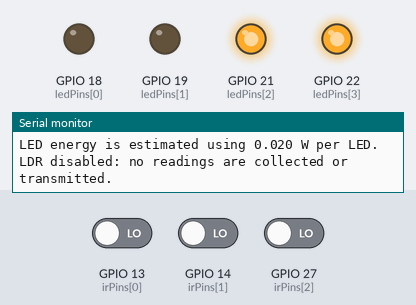
A sketch run on a simulated ESP32. Shown: output pins drawn as LEDs (lit = HIGH), the last lines printed to the serial monitor. The inputs (shaded band) are chosen by the test bench; at power-on: GPIO 27 (irPins[2]) LOW, GPIO 14 (irPins[1]) LOW, GPIO 13 (irPins[0]) LOW. WiFi joins after 1.5 s; servers stay silent unless stated; uploads are accepted with an empty reply.

Above: at 1.2 s.
1.3 s: GPIO 27 (irPins[2]) driven HIGH
At 2.3 s:
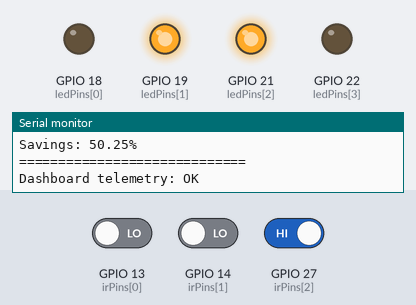
2.8 s: GPIO 14 (irPins[1]) driven HIGH
At 3.2 s:
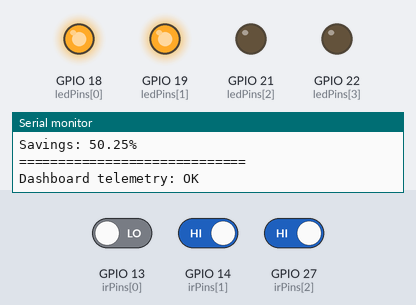
4.3 s: GPIO 13 (irPins[0]) driven HIGH
7.3 s: GPIO 13 (irPins[0]) driven LOW
At 7.7 s:
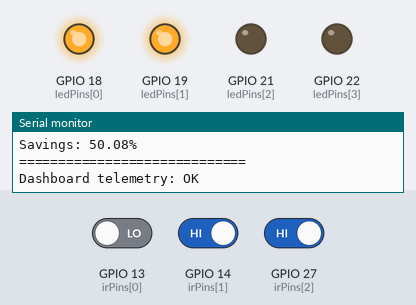
8.8 s: GPIO 14 (irPins[1]) driven LOW
At 9.8 s:
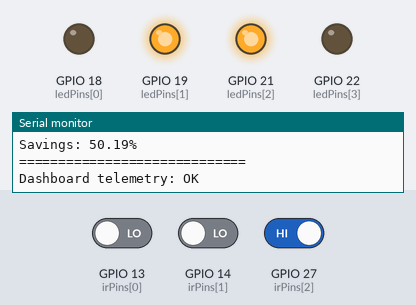
10.3 s: GPIO 13 (irPins[0]) driven HIGH and GPIO 14 (irPins[1]) driven HIGH
At 14.0 s:
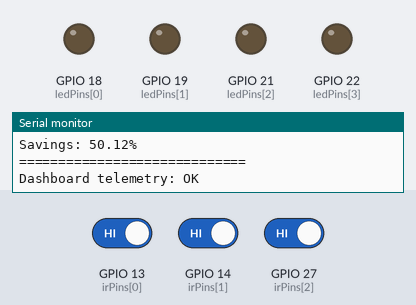
Timing chart, 0 to 14.3 s (numbered marks = the images above; inputs shaded):
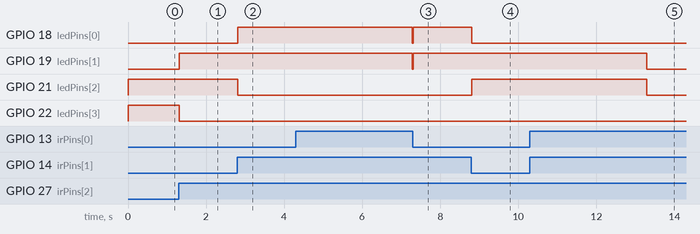

Measured:
- after the input at 1.3 s, GPIO 19 (ledPins[1]): LOW → HIGH at once; GPIO 22 (ledPins[3]): HIGH → LOW at once
- after the input at 2.8 s, GPIO 18 (ledPins[0]): LOW → HIGH at once; GPIO 21 (ledPins[2]): HIGH → LOW at once
- after the input at 4.3 s, GPIO 18 (ledPins[0]), GPIO 19 (ledPins[1]): HIGH → LOW after 3.0 s
- after the input at 7.3 s, GPIO 18 (ledPins[0]), GPIO 19 (ledPins[1]): LOW → HIGH at once
- after the input at 8.8 s, GPIO 18 (ledPins[0]): HIGH → LOW at once; GPIO 21 (ledPins[2]): LOW → HIGH at once
- after the input at 10.3 s, GPIO 19 (ledPins[1]), GPIO 21 (ledPins[2]): HIGH → LOW after 3.0 s

The sketch:

SmartStreetLighting_WiFi.ino
```cpp
#include <Arduino.h>
#include <WiFi.h>
#include <HTTPClient.h>
#include <freertos/FreeRTOS.h>
#include <freertos/task.h>
#include <freertos/queue.h>

// -------- EDIT THESE FOUR SETTINGS BEFORE UPLOADING --------
const char *WIFI_SSID = "YOUR_2_4_GHZ_WIFI_NAME";
const char *WIFI_PASSWORD = "YOUR_WIFI_PASSWORD";
// Run Start-Dashboard.cmd on your laptop and copy its ESP32 POST URL here.
// Use the laptop's Wi-Fi IP address, NOT localhost or the ESP32's address.
const char *DASHBOARD_URL = "http://10.162.20.241:8788/api/telemetry";
const char *DEVICE_KEY = "PASTE_THE_DEVICE_KEY_PRINTED_BY_THE_LAPTOP_SERVICE";

// Classic ESP32 pin mapping. Change these if your wiring is different.
const int NUM_LIGHTS = 4;
const int NUM_SENSORS = 3;
const int irPins[NUM_SENSORS] = {13, 14, 27};
const int ledPins[NUM_LIGHTS] = {18, 19, 21, 22};
const bool IR_ACTIVE_LOW = true;
const unsigned long HOLD_TIME = 3000;
const unsigned long SEND_INTERVAL = 2000;
const float LED_POWER_W = 0.020f; // Estimated electrical watts per LED.

bool ledState[NUM_LIGHTS] = {false, false, false, false};
bool vehicleDetected[NUM_SENSORS] = {false, false, false};
int activeZone = -1;
unsigned long lastDetectionTime = 0;
double smartEnergyWs = 0;
double normalEnergyWs = 0;
double ledEnergyWs[NUM_LIGHTS] = {0, 0, 0, 0};
unsigned long lastUpdate = 0;
unsigned long lastPrint = 0;
unsigned long lastSend = 0;
const bool nightMode = true; // Manual night mode; no LDR hardware or readings.

// The lighting loop writes snapshots to a one-item queue.
// Wi-Fi and HTTP run in a separate task, so a timeout will not hold LEDs on.
struct TelemetrySnapshot {
  bool night;
  bool detected[NUM_SENSORS];
  bool lights[NUM_LIGHTS];
};
QueueHandle_t telemetryQueue = nullptr;

void telemetryTask(void *parameter) {
  (void)parameter;
  uint32_t lastWifiAttempt = millis() - 10000UL;
  bool previouslyConnected = false;

  for (;;) {
    if (WiFi.status() != WL_CONNECTED) {
      if (previouslyConnected) Serial.println("Wi-Fi disconnected; reconnecting in background.");
      previouslyConnected = false;
      if ((uint32_t)(millis() - lastWifiAttempt) >= 10000UL) {
        lastWifiAttempt = millis();
        WiFi.begin(WIFI_SSID, WIFI_PASSWORD);
      }
      vTaskDelay(pdMS_TO_TICKS(250));
      continue;
    }

    if (!previouslyConnected) {
      Serial.print("Wi-Fi connected. ESP32 IP: ");
      Serial.println(WiFi.localIP());
      previouslyConnected = true;
    }

    TelemetrySnapshot reading;
    if (xQueueReceive(telemetryQueue, &reading, pdMS_TO_TICKS(500)) != pdTRUE) continue;

    String payload;
    payload.reserve(320);
    payload = "{\"deviceId\":\"esp32-street-01\",\"night\":";
    payload += reading.night ? "true" : "false";
    payload += ",\"ldrEnabled\":false";
    payload += ",\"detected\":[";
    for (int i = 0; i < NUM_SENSORS; i++) {
      if (i > 0) payload += ',';
      payload += reading.detected[i] ? "true" : "false";
    }
    payload += "],\"brightness\":[";
    for (int i = 0; i < NUM_LIGHTS; i++) {
      if (i > 0) payload += ',';
      payload += reading.lights[i] ? "1" : "0";
    }
    payload += "]}";
    // Deliberately omit powerW: these are LED-state estimates, not meter readings.

    WiFiClient client;
    HTTPClient http;
    http.setConnectTimeout(1000);
    http.setTimeout(1500);
    if (http.begin(client, DASHBOARD_URL)) {
      http.addHeader("Content-Type", "application/json");
      http.addHeader("X-Device-Key", DEVICE_KEY);
      const int status = http.POST(payload);
      if (status == 200) {
        Serial.println("Dashboard telemetry: OK");
      } else {
        Serial.printf("Dashboard telemetry failed: %d (401 = wrong key).\n", status);
      }
      http.end();
    } else {
      Serial.println("Could not start dashboard HTTP request. Check DASHBOARD_URL.");
    }
  }
}

void setLights(int zone) {
  for (int i = 0; i < NUM_LIGHTS; i++) ledState[i] = false;

  // IR1: LED1 + LED2; IR2: LED2 + LED3;
  // IR3: LED3 + LED4. There is no fourth IR sensor.
  if (zone >= 0 && zone < NUM_SENSORS) {
    ledState[zone] = true;
    if (zone + 1 < NUM_LIGHTS) ledState[zone + 1] = true;
  }
  for (int i = 0; i < NUM_LIGHTS; i++) {
    digitalWrite(ledPins[i], ledState[i] ? HIGH : LOW);
  }
}

void setup() {
  Serial.begin(115200);
  for (int i = 0; i < NUM_SENSORS; i++) pinMode(irPins[i], INPUT);
  for (int i = 0; i < NUM_LIGHTS; i++) {
    pinMode(ledPins[i], OUTPUT);
    digitalWrite(ledPins[i], LOW);
  }
  WiFi.mode(WIFI_STA);
  WiFi.setAutoReconnect(true);
  telemetryQueue = xQueueCreate(1, sizeof(TelemetrySnapshot));
  if (telemetryQueue != nullptr) {
    if (xTaskCreate(telemetryTask, "StreetSenseWiFi", 6144, nullptr, 1, nullptr) != pdPASS) {
      vQueueDelete(telemetryQueue);
      telemetryQueue = nullptr;
      Serial.println("Wi-Fi task failed to start. Lighting will still operate.");
    }
  } else {
    Serial.println("Telemetry queue failed. Lighting will still operate.");
  }

  lastUpdate = millis();
  Serial.println("Smart street lighting started: 3 IR sensors, 4 LEDs.");
  Serial.println("LED energy is estimated using 0.020 W per LED.");
  Serial.println("LDR disabled: no readings are collected or transmitted.");
}

void loop() {
  unsigned long now = millis();
  unsigned long elapsedMs = now - lastUpdate;
  lastUpdate = now;
  const double elapsedSeconds = elapsedMs / 1000.0;

  // Account for the PREVIOUS output state over the interval that just elapsed.
  if (nightMode) normalEnergyWs += NUM_LIGHTS * LED_POWER_W * elapsedSeconds;
  for (int i = 0; i < NUM_LIGHTS; i++) {
    if (ledState[i]) {
      const double energy = LED_POWER_W * elapsedSeconds;
      ledEnergyWs[i] += energy;
      smartEnergyWs += energy;
    }
  }

  int detectedZone = -1;
  for (int i = 0; i < NUM_SENSORS; i++) {
    vehicleDetected[i] = IR_ACTIVE_LOW
      ? digitalRead(irPins[i]) == LOW
      : digitalRead(irPins[i]) == HIGH;
    if (vehicleDetected[i]) detectedZone = i; // Furthest sensor takes priority.
  }

  if (!nightMode) {
    activeZone = -1;
    setLights(-1);
  } else if (detectedZone >= 0) {
    activeZone = detectedZone;
    lastDetectionTime = now;
    setLights(activeZone);
  } else if (activeZone >= 0 && now - lastDetectionTime >= HOLD_TIME) {
    activeZone = -1;
    setLights(-1);
  }

  if (telemetryQueue != nullptr && now - lastSend >= SEND_INTERVAL) {
    lastSend = now;
    TelemetrySnapshot reading;
    reading.night = nightMode;
    for (int i = 0; i < NUM_SENSORS; i++) reading.detected[i] = vehicleDetected[i];
    for (int i = 0; i < NUM_LIGHTS; i++) {
      reading.lights[i] = ledState[i]; // Report actual held outputs, not IR states.
    }
    xQueueOverwrite(telemetryQueue, &reading);
  }

  if (now - lastPrint >= 2000) {
    lastPrint = now;
    const double smartWh = smartEnergyWs / 3600.0;
    const double normalWh = normalEnergyWs / 3600.0;
    const double savedWh = normalWh - smartWh;
    int lightsOn = 0;
    Serial.println("\n==== STREET LIGHT STATUS ====");
    Serial.print("Mode: "); Serial.println(nightMode ? "NIGHT" : "DAY");
    Serial.print("Active zone: ");
    if (activeZone < 0) Serial.println("NONE"); else Serial.println(activeZone + 1);
    for (int i = 0; i < NUM_LIGHTS; i++) {
      if (ledState[i]) lightsOn++;
      Serial.printf("LED %d: %s | Energy: %.6f Wh\n", i + 1,
                    ledState[i] ? "ON" : "OFF", ledEnergyWs[i] / 3600.0);
    }
    Serial.printf("Estimated LED power: %.3f W\n", lightsOn * LED_POWER_W);
    Serial.printf("Smart LED energy: %.6f Wh\n", smartWh);
    Serial.printf("Conventional LED energy: %.6f Wh\n", normalWh);
    Serial.printf("Energy saved: %.6f Wh\n", savedWh);
    if (normalWh > 0) Serial.printf("Savings: %.2f%%\n", savedWh / normalWh * 100.0);
    else Serial.println("Savings: N/A (no nighttime baseline yet)");
    Serial.println("=============================");
  }
  delay(20);
}
```
